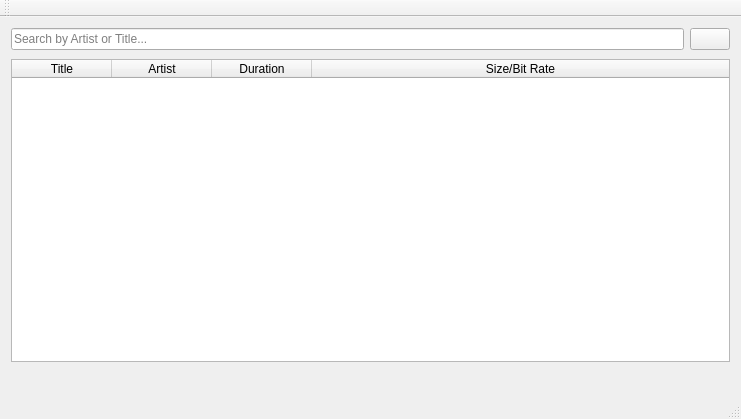
<?xml version="1.0" encoding="UTF-8"?>
<ui version="4.0">
 <class>player</class>
 <widget class="QMainWindow" name="player">
  <property name="geometry">
   <rect>
    <x>0</x>
    <y>0</y>
    <width>741</width>
    <height>419</height>
   </rect>
  </property>
  <property name="windowTitle">
   <string>player</string>
  </property>
  <property name="styleSheet">
   <string notr="true"/>
  </property>
  <widget class="QWidget" name="centralWidget">
   <layout class="QVBoxLayout" name="verticalLayout">
    <property name="spacing">
     <number>9</number>
    </property>
    <property name="bottomMargin">
     <number>0</number>
    </property>
    <item>
     <layout class="QHBoxLayout" name="horizontalLayout_2">
      <item>
       <widget class="QLineEdit" name="lineSearchBar">
        <property name="text">
         <string/>
        </property>
        <property name="placeholderText">
         <string>Search by Artist or Title...</string>
        </property>
       </widget>
      </item>
      <item>
       <widget class="QPushButton" name="btnSearch">
        <property name="text">
         <string/>
        </property>
        <property name="icon">
         <iconset>
          <normaloff>../btnSearch.png</normaloff>../btnSearch.png</iconset>
        </property>
        <property name="iconSize">
         <size>
          <width>20</width>
          <height>20</height>
         </size>
        </property>
       </widget>
      </item>
     </layout>
    </item>
    <item>
     <widget class="QTableWidget" name="searchTable">
      <property name="sizeAdjustPolicy">
       <enum>QAbstractScrollArea::AdjustIgnored</enum>
      </property>
      <property name="selectionBehavior">
       <enum>QAbstractItemView::SelectRows</enum>
      </property>
      <attribute name="horizontalHeaderStretchLastSection">
       <bool>true</bool>
      </attribute>
      <attribute name="verticalHeaderStretchLastSection">
       <bool>false</bool>
      </attribute>
      <column>
       <property name="text">
        <string>Title</string>
       </property>
      </column>
      <column>
       <property name="text">
        <string>Artist</string>
       </property>
      </column>
      <column>
       <property name="text">
        <string>Duration</string>
       </property>
      </column>
      <column>
       <property name="text">
        <string>Size/Bit Rate</string>
       </property>
      </column>
     </widget>
    </item>
    <item>
     <layout class="QHBoxLayout" name="horizontalLayout">
      <property name="spacing">
       <number>6</number>
      </property>
      <property name="topMargin">
       <number>6</number>
      </property>
      <item>
       <spacer name="horizontalSpacer">
        <property name="orientation">
         <enum>Qt::Horizontal</enum>
        </property>
        <property name="sizeHint" stdset="0">
         <size>
          <width>40</width>
          <height>20</height>
         </size>
        </property>
       </spacer>
      </item>
      <item>
       <widget class="QPushButton" name="btnPrev">
        <property name="styleSheet">
         <string notr="true">border: 0 none black;
outline: none;</string>
        </property>
        <property name="text">
         <string/>
        </property>
        <property name="icon">
         <iconset>
          <normaloff>../btnPrev.png</normaloff>../btnPrev.png</iconset>
        </property>
        <property name="iconSize">
         <size>
          <width>60</width>
          <height>60</height>
         </size>
        </property>
       </widget>
      </item>
      <item>
       <widget class="QPushButton" name="btnPlay">
        <property name="toolTip">
         <string>Play</string>
        </property>
        <property name="styleSheet">
         <string notr="true">border: 0 none black;
outline: none;</string>
        </property>
        <property name="text">
         <string/>
        </property>
        <property name="icon">
         <iconset>
          <normaloff>../btnPlay.png</normaloff>../btnPlay.png</iconset>
        </property>
        <property name="iconSize">
         <size>
          <width>60</width>
          <height>60</height>
         </size>
        </property>
        <property name="autoRepeatInterval">
         <number>100</number>
        </property>
        <property name="flat">
         <bool>false</bool>
        </property>
       </widget>
      </item>
      <item>
       <widget class="QPushButton" name="btnStop">
        <property name="styleSheet">
         <string notr="true">border: 0 none black;
outline: none;</string>
        </property>
        <property name="text">
         <string/>
        </property>
        <property name="icon">
         <iconset>
          <normaloff>../btnStop.png</normaloff>../btnStop.png</iconset>
        </property>
        <property name="iconSize">
         <size>
          <width>60</width>
          <height>60</height>
         </size>
        </property>
       </widget>
      </item>
      <item>
       <widget class="QPushButton" name="btnNext">
        <property name="styleSheet">
         <string notr="true">border: 0 none black;
outline: none;</string>
        </property>
        <property name="text">
         <string/>
        </property>
        <property name="icon">
         <iconset>
          <normaloff>../btnNext.png</normaloff>../btnNext.png</iconset>
        </property>
        <property name="iconSize">
         <size>
          <width>60</width>
          <height>60</height>
         </size>
        </property>
       </widget>
      </item>
      <item>
       <spacer name="horizontalSpacer_2">
        <property name="orientation">
         <enum>Qt::Horizontal</enum>
        </property>
        <property name="sizeHint" stdset="0">
         <size>
          <width>40</width>
          <height>20</height>
         </size>
        </property>
       </spacer>
      </item>
     </layout>
    </item>
   </layout>
  </widget>
  <widget class="QMenuBar" name="menuBar">
   <property name="geometry">
    <rect>
     <x>0</x>
     <y>0</y>
     <width>741</width>
     <height>27</height>
    </rect>
   </property>
  </widget>
  <widget class="QToolBar" name="mainToolBar">
   <attribute name="toolBarArea">
    <enum>TopToolBarArea</enum>
   </attribute>
   <attribute name="toolBarBreak">
    <bool>false</bool>
   </attribute>
  </widget>
  <widget class="QStatusBar" name="statusBar"/>
 </widget>
 <layoutdefault spacing="6" margin="11"/>
 <resources/>
 <connections/>
</ui>
